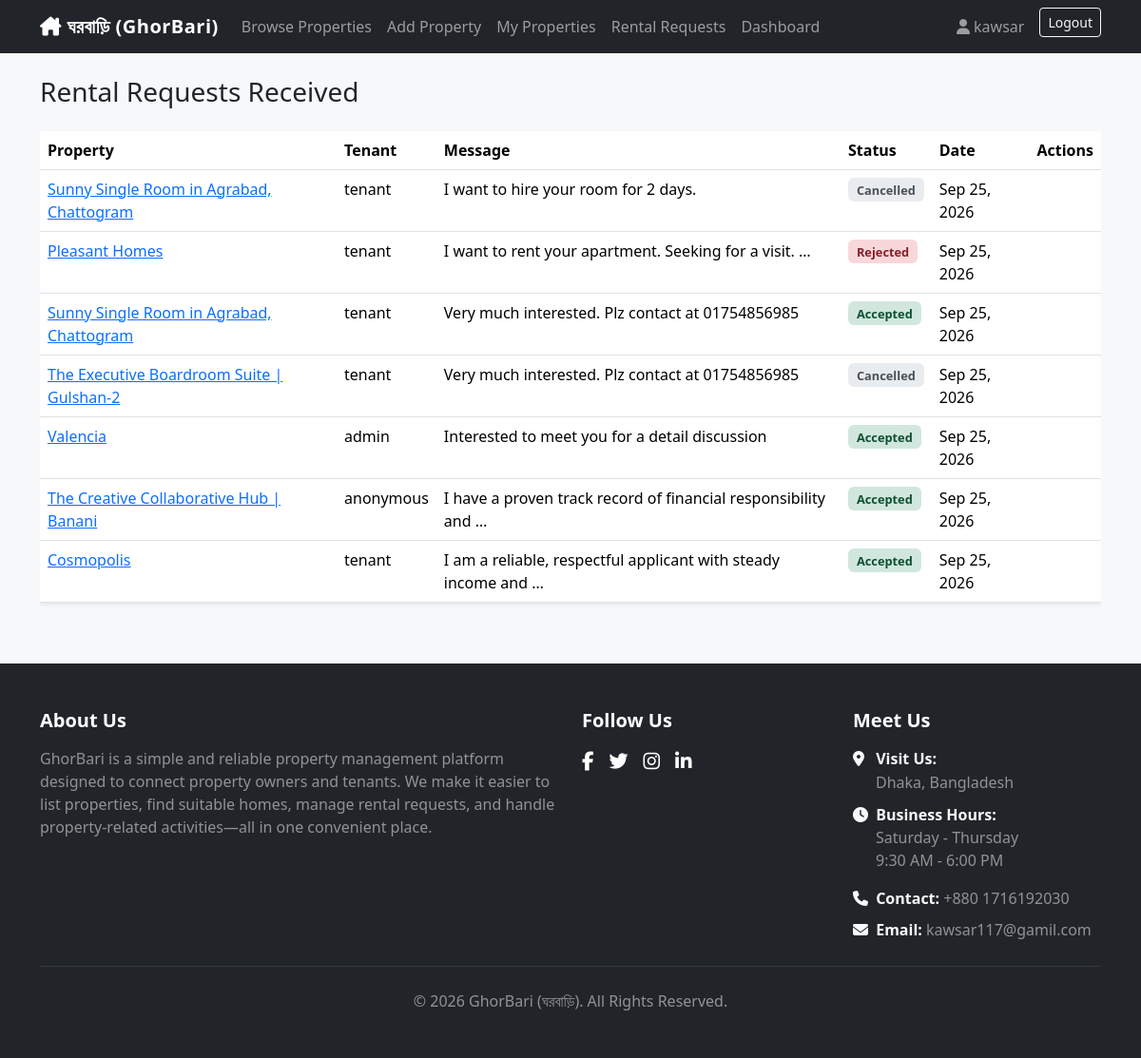
Page /rentals/owner/ (signed in) on the earlier database version.
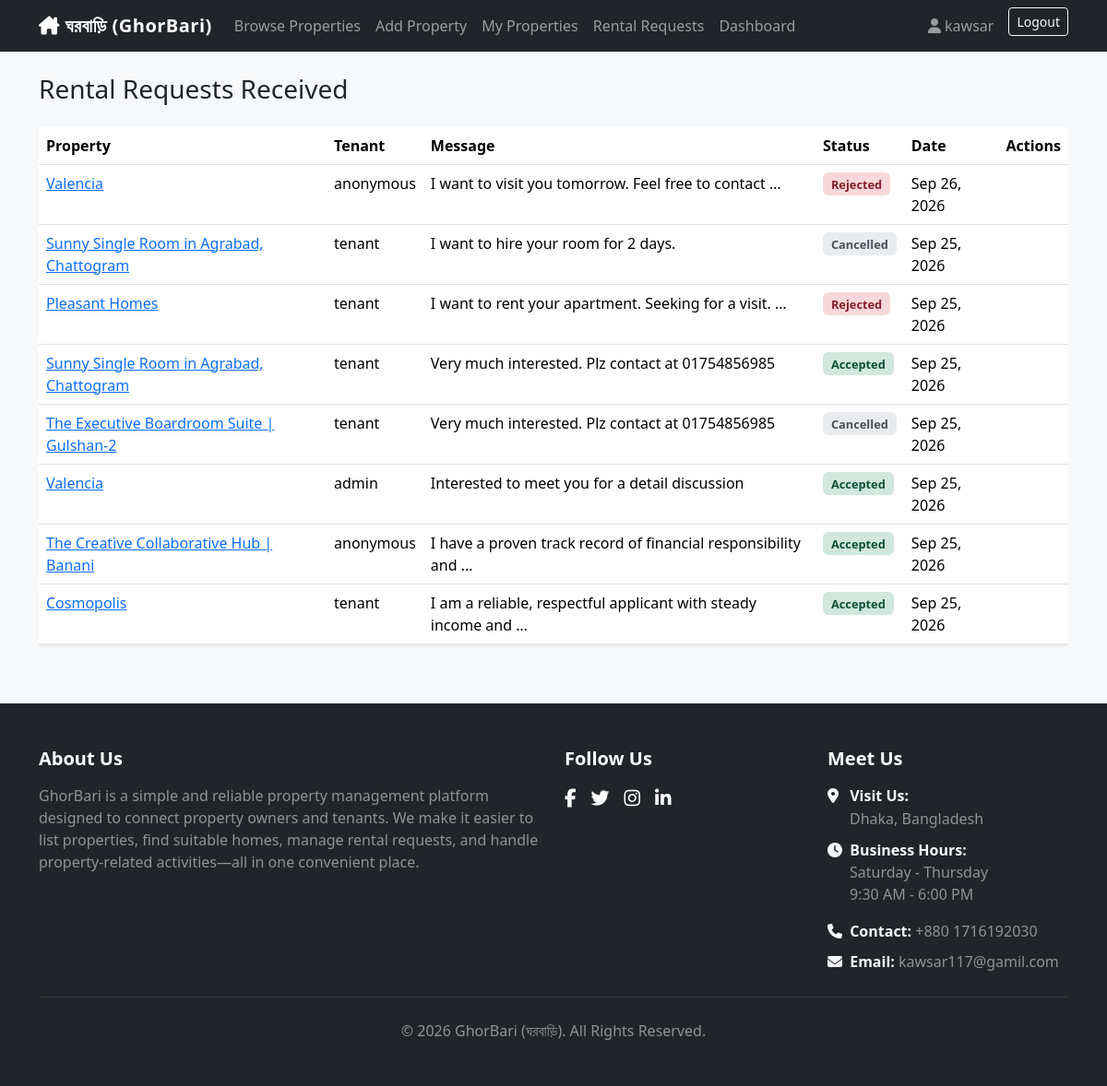
Same page on the later database version.
### accounts/models.py (models this page shows, shortened)
class User(AbstractUser):
    class Role(models.TextChoices):
        OWNER = 'OWNER', 'Property Owner'
        TENANT = 'TENANT', 'Tenant'
    role = models.CharField(max_length=10, choices=Role.choices, default=Role.TENANT)
    phone_number = models.CharField(max_length=20, blank=True)
    address = models.CharField(max_length=255, blank=True)
    profile_picture = models.ImageField(upload_to='profile_pics/', blank=True, null=True)
    @property
    def is_owner(self):
        return self.role == self.Role.OWNER

### rentals/models.py (models this page shows, shortened)
class RentalRequest(models.Model):
    class Status(models.TextChoices):
        PENDING = 'PENDING', 'Pending'
        ACCEPTED = 'ACCEPTED', 'Accepted'
        REJECTED = 'REJECTED', 'Rejected'
        CANCELLED = 'CANCELLED', 'Cancelled'
    property = models.ForeignKey(
        'properties.Property', on_delete=models.CASCADE, related_name='rental_requests'
    )
    tenant = models.ForeignKey(
        settings.AUTH_USER_MODEL, on_delete=models.CASCADE, related_name='rental_requests'
    )
    message = models.TextField(blank=True)
    request_date = models.DateTimeField(auto_now_add=True)
    status = models.CharField(max_length=10, choices=Status.choices, default=Status.PENDING)
    class Meta:
        ordering = ['-request_date']

### properties/models.py (models this page shows, shortened)
class Property(models.Model):
    class PropertyType(models.TextChoices):
        APARTMENT = 'APARTMENT', 'Apartment'
        HOUSE = 'HOUSE', 'House'
        ROOM = 'ROOM', 'Room'
        OFFICE = 'OFFICE', 'Office'
    owner = models.ForeignKey(
        settings.AUTH_USER_MODEL, on_delete=models.CASCADE, related_name='properties'
    )
    title = models.CharField(max_length=200)
    description = models.TextField()
    property_type = models.CharField(max_length=20, choices=PropertyType.choices)
    location = models.CharField(max_length=255)
    monthly_rent = models.DecimalField(max_digits=10, decimal_places=2)
    bedrooms = models.PositiveIntegerField(default=1)
    bathrooms = models.PositiveIntegerField(default=1)
    image = models.ImageField(upload_to='property_images/', blank=True, null=True)
    is_available = models.BooleanField(default=True)
    created_at = models.DateTimeField(auto_now_add=True)
    updated_at = models.DateTimeField(auto_now=True)
    class Meta:
        ordering = ['-created_at']
        verbose_name_plural = 'Properties'

### rentals/views.py (the view)
# urls.py: path('owner/', views.owner_requests, name='owner_requests'),
@login_required
def owner_requests(request):
    if not request.user.is_owner:
        messages.error(request, "Only property owners can view received requests.")
        return redirect('properties:list')
    requests_qs = RentalRequest.objects.filter(
        property__owner=request.user
    ).select_related('property', 'tenant')
    return render(request, 'rentals/owner_requests.html', {'requests': requests_qs})

### templates/rentals/owner_requests.html (shortened to what this page needs)
{% extends 'base.html' %}
{% block content %}
<h3 class="mb-4">Rental Requests Received</h3>
<div class="table-responsive">
<table class="table bg-white shadow-sm">
    <thead><tr><th>Property</th><th>Tenant</th><th>Message</th><th>Status</th><th>Date</th><th>Actions</th></tr></thead>
    <tbody>
    {% for r in requests %}
        <tr>
            <td><a href="{% url 'properties:detail' r.property.pk %}">{{ r.property.title }}</a></td>
            <td>{{ r.tenant.username }}</td>
            <td>{{ r.message|truncatewords:10 }}</td>
            <td><span class="status-badge status-{{ r.status }}">{{ r.get_status_display }}</span></td>
            <td>{{ r.request_date|date:"M d, Y" }}</td>
            <td>
            </td>
        </tr>
    {% empty %}
        <tr><td colspan="6" class="text-muted text-center">No rental requests received yet.</td></tr>
    {% endfor %}
    </tbody>
</table>
</div>
{% endblock %}

### templates/base.html (shortened to what this page needs)
{% load static %}
<!DOCTYPE html>
<html lang="en">
<head>
    <link href="https://cdnjs.cloudflare.com/ajax/libs/bootstrap/5.3.3/css/bootstrap.min.css" rel="stylesheet">
    <link href="https://cdnjs.cloudflare.com/ajax/libs/font-awesome/6.5.2/css/all.min.css" rel="stylesheet">
    <link rel="stylesheet" href="{% static 'css/style.css' %}">
</head>
<body>
<nav class="navbar navbar-expand-lg navbar-dark bg-dark">
    <div class="container">
        <a class="navbar-brand fw-bold" href="{% url 'properties:list' %}"><i class="fa-solid fa-house-chimney"></i> ঘরবাড়ি (GhorBari) </a>
        <div class="collapse navbar-collapse" id="navMenu">
            <ul class="navbar-nav me-auto">
                <li class="nav-item"><a class="nav-link" href="{% url 'properties:list' %}">Browse Properties</a></li>
                {% if user.is_authenticated %}
                    {% if user.is_owner %}
                        <li class="nav-item"><a class="nav-link" href="{% url 'properties:create' %}">Add Property</a></li>
                        <li class="nav-item"><a class="nav-link" href="{% url 'properties:mine' %}">My Properties</a></li>
                        <li class="nav-item"><a class="nav-link" href="{% url 'rentals:owner_requests' %}">Rental Requests</a></li>
                    {% else %}
                        <li class="nav-item"><a class="nav-link" href="{% url 'rentals:my_requests' %}">My Requests</a></li>
                    {% endif %}
                    <li class="nav-item"><a class="nav-link" href="{% url 'accounts:dashboard' %}">Dashboard</a></li>
                {% endif %}
            </ul>
            <ul class="navbar-nav">
                {% if user.is_authenticated %}
                    <li class="nav-item"><a class="nav-link" href="{% url 'accounts:profile' %}"><i class="fa-solid fa-user"></i> {{ user.username }}</a></li>
                    <li class="nav-item">
                        <form method="post" action="{% url 'accounts:logout' %}" class="d-inline">
                            <button type="submit" class="btn btn-outline-light btn-sm ms-2">Logout</button>
                        </form>
                    </li>
                {% else %}
                    <li class="nav-item"><a class="nav-link" href="{% url 'accounts:login' %}">Login</a></li>
                    <li class="nav-item"><a class="nav-link" href="{% url 'accounts:register' %}">Register</a></li>
                {% endif %}
            </ul>
        </div>
    </div>
</nav>
<div class="container mt-4">
    {% block content %}{% endblock %}
</div>
<footer class="mt-5 py-5 bg-dark text-light">
    <div class="container">
        <div class="row g-4">
            <div class="col-md-6">
                <h5 class="fw-bold text-white mb-3">About Us</h5>
                <p class="text-white-50 mb-0">
                    GhorBari is a simple and reliable property management platform
                    designed to connect property owners and tenants. We make it easier
                    to list properties, find suitable homes, manage rental requests,
                    and handle property-related activities—all in one convenient
                    place.
                </p>
            </div>
            <div class="col-md-3">
                <h5 class="fw-bold text-white mb-3">Follow Us</h5>
                <div class="d-flex gap-3">
                    <a href="#" class="text-white fs-5" aria-label="Facebook">
                        <i class="fab fa-facebook-f"></i>
                    </a>
                    <a href="#" class="text-white fs-5" aria-label="Twitter">
                        <i class="fab fa-twitter"></i>
                    </a>
                    <a href="#" class="text-white fs-5" aria-label="Instagram">
                        <i class="fab fa-instagram"></i>
                    </a>
                    <a href="#" class="text-white fs-5" aria-label="LinkedIn">
                        <i class="fab fa-linkedin-in"></i>
                    </a>
                </div>
            </div>
            <div class="col-md-3">
                <h5 class="fw-bold text-white mb-3">Meet Us</h5>
                <div class="footer-info">
                    <p class="mb-2">
                        <i class="fa-solid fa-location-dot"></i>
                        <strong>Visit Us:</strong><br>
                        <span class="ms-4 text-white-50">
                            Dhaka, Bangladesh
                        </span>
                    </p>
                    <div class="mb-3">
                        <div>
                            <i class="fa-solid fa-clock"></i>
                            <strong>Business Hours:</strong>
                        </div>
                        <div class="ms-4 text-white-50">Saturday - Thursday</div>
                        <div class="ms-4 text-white-50">9:30 AM - 6:00 PM</div>
                    </div>
                    <p class="mb-2">
                        <i class="fa-solid fa-phone"></i>
                        <strong>Contact:</strong>
                        <span class="text-white-50">
                            +880 1716192030
                        </span>
                    </p>
                    <p class="mb-0">
                        <i class="fa-solid fa-envelope"></i>
                        <strong>Email:</strong>
                        <span class="text-white-50">
                            kawsar117@gamil.com
                        </span>
                    </p>
                </div>
            </div>
        </div>
        <hr class="border-secondary my-4">
        <div class="text-center">
            <p class="mb-0 text-white-50">
                © {% now "Y" %} GhorBari (ঘরবাড়ি). All Rights Reserved.
            </p>
        </div>
    </div>
</footer>
</body>
</html>

### static/css/style.css (style rules this page uses)
body { background-color: #f7f8fa; }
.navbar-brand { letter-spacing: 0.5px; }
.status-ACCEPTED { color: #0f5132; background: #d1e7dd; }
.status-REJECTED { color: #842029; background: #f8d7da; }
.status-CANCELLED { color: #495057; background: #e9ecef; }
.status-badge { padding: 0.3em 0.7em; border-radius: 0.375rem; font-weight: 600; font-size: 0.8rem; }
.footer-info p { line-height: 1.6; }
.footer-info i { width: 20px; }
footer a { text-decoration: none; transition: opacity 0.2s ease; }

Differences in the rows shown:
added RentalRequest: property "Valencia", tenant.username "anonymous", message "I want to visit you tomorrow. Feel free to contact …", status "Rejected", request_date "Sep 26, 2026"
